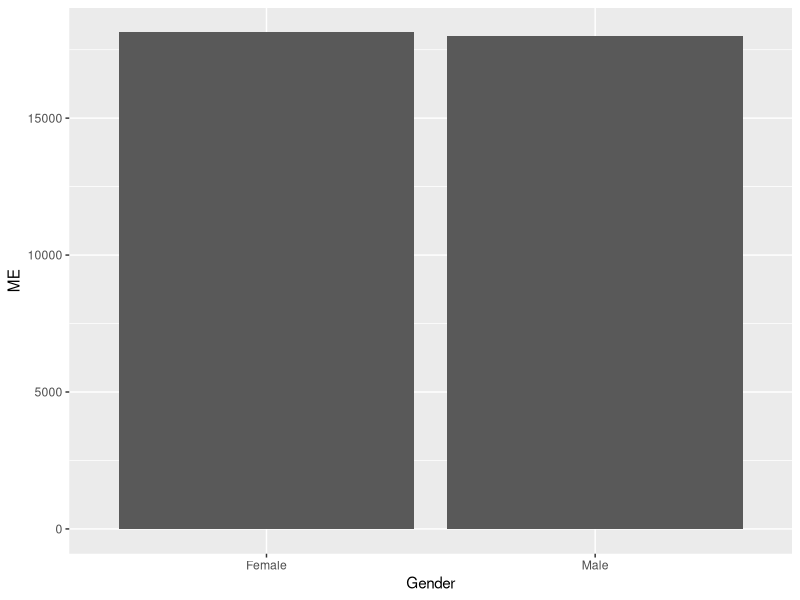
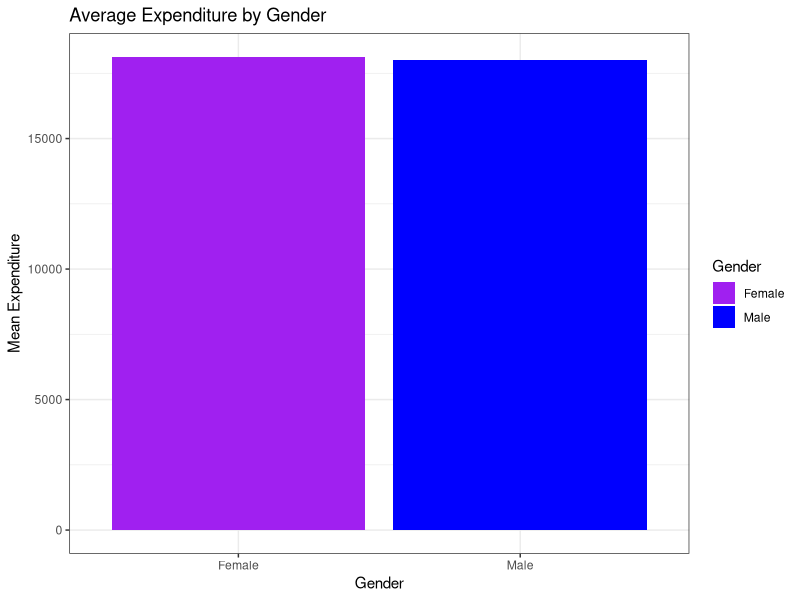
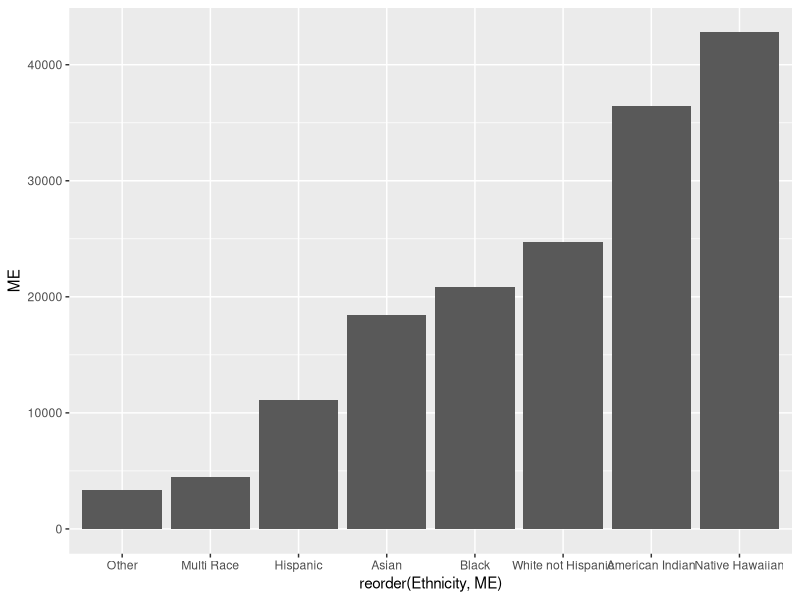
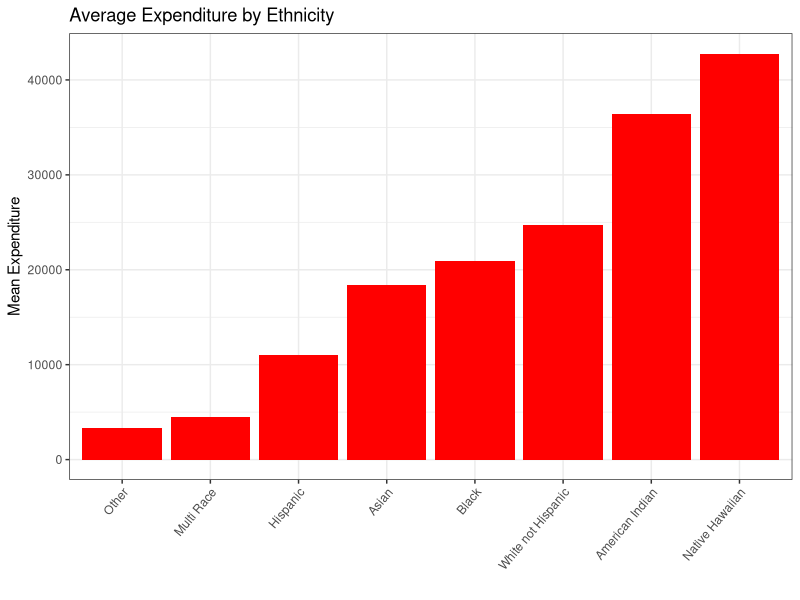
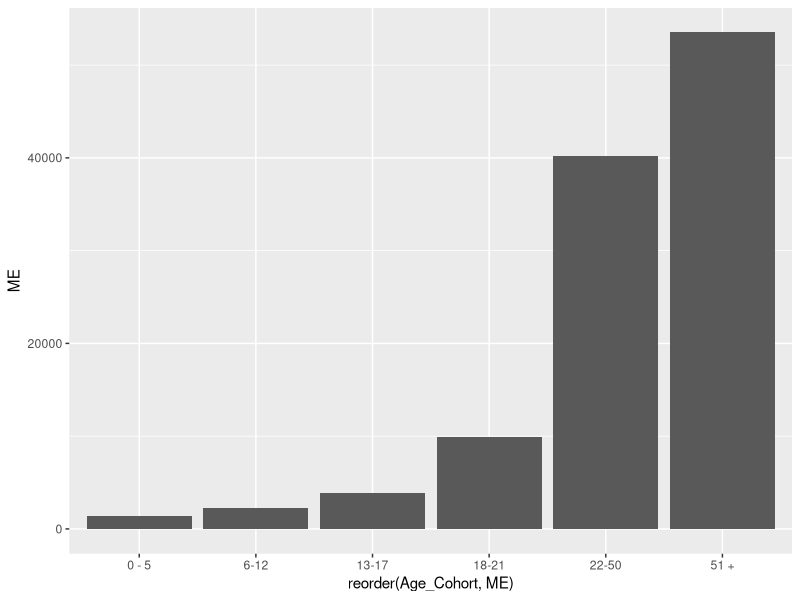
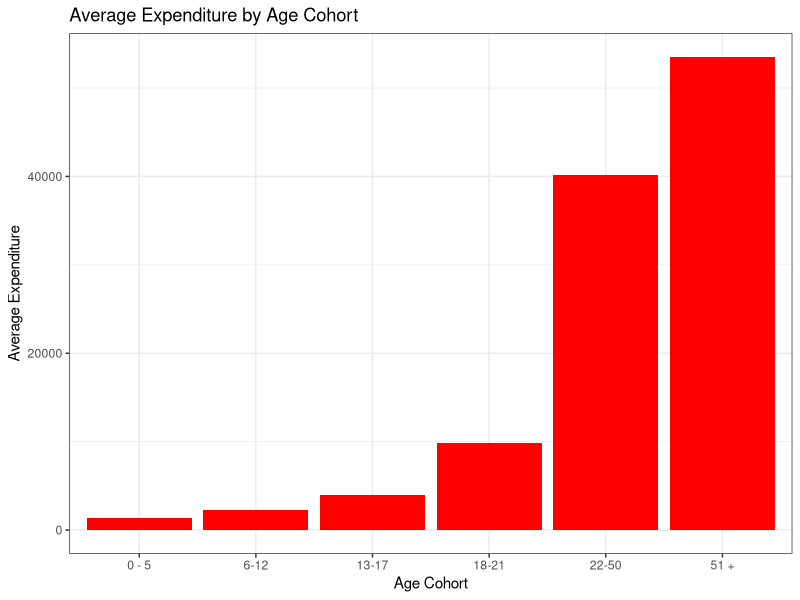
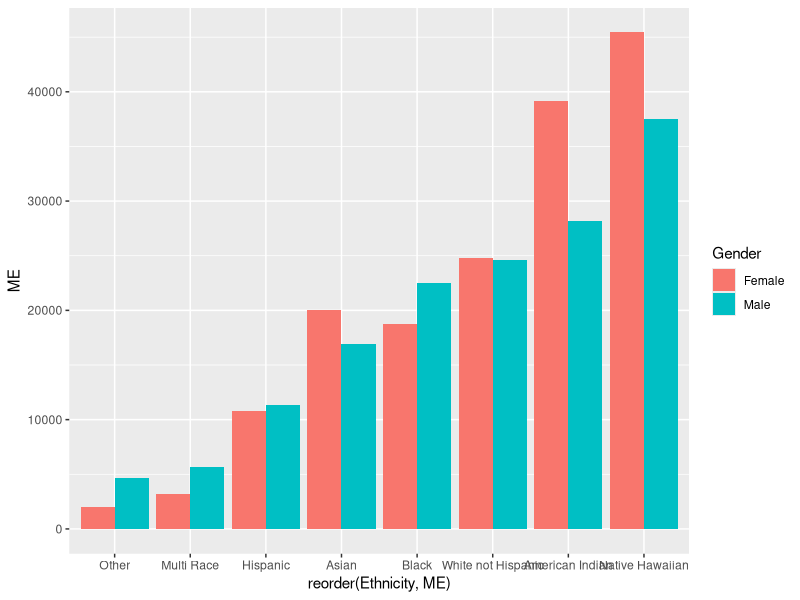
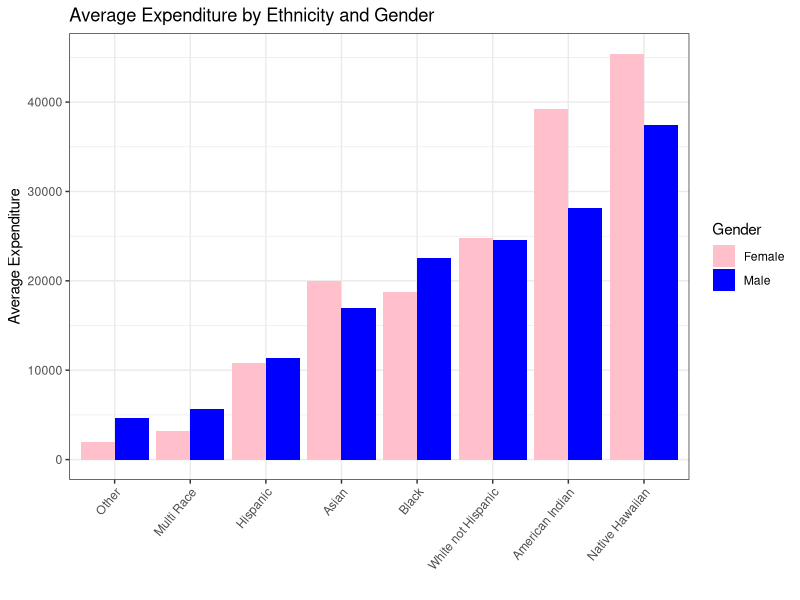

Generate these figures, in order, with R:
# Alan Arnholt
# 9/26/17

library(readxl)
DF <- read_excel("TMP.xlsx")
head(DF)
# Problems with Age_Cohort
table(DF$Age_Cohort)
DF$Age_Cohort <- ifelse(DF$Age_Cohort == "42898", "6-12", DF$Age_Cohort)
table(DF$Age_Cohort)
levels(DF$Age_Cohort) <- c("0 - 5", "6-12", "13-17", "18-21", "22-50", "51 +")
table(DF$Age_Cohort)
library(dplyr)
library(ggplot2)
# Typical expenditure by Gender
DF %>% 
  group_by(Gender) %>% 
  summarize(ME = mean(Expenditures), MDE = median(Expenditures), n= n())
DF %>% 
  group_by(Gender) %>% 
  summarize(ME = mean(Expenditures), MDE = median(Expenditures), n= n()) %>%
  ggplot(aes(x = Gender, y= ME)) + 
  geom_bar(stat = "identity") 
# Tweaked
DF %>% 
  group_by(Gender) %>% 
  summarize(ME = mean(Expenditures), MDE = median(Expenditures), n= n()) %>%
  ggplot(aes(x = Gender, y= ME, fill = Gender)) + 
  geom_bar(stat = "identity") + 
  labs(title = "Average Expenditure by Gender", y = "Mean Expenditure") + 
  theme_bw() + 
  scale_fill_manual(values = c("purple", "blue"))
# Typical expenditure for Hispanics
DF %>% 
  group_by(Ethnicity) %>% 
  summarize(ME = mean(Expenditures), MDE = median(Expenditures), n= n())
DF %>% 
  group_by(Ethnicity) %>% 
  summarize(ME = mean(Expenditures), MDE = median(Expenditures), n= n()) %>%  
  ggplot(aes(x = reorder(Ethnicity, ME), y = ME)) +
  geom_bar(stat="identity")
# tweaked
DF %>% 
  group_by(Ethnicity) %>% 
  summarize(ME = mean(Expenditures), MDE = median(Expenditures), n= n()) %>%  
  ggplot(aes(x = reorder(Ethnicity, ME), y = ME)) +
  geom_bar(stat="identity", fill = "red") + 
  theme_bw() + 
  theme(axis.text.x = element_text(angle = 50, hjust = 1)) + 
  labs(x = "", y = "Mean Expenditure", title = "Average Expenditure by Ethnicity")

# Typical expenditure for 22-50 yo
DF %>% 
  group_by(Age_Cohort) %>% 
  summarize(ME = mean(Expenditures), MDE = median(Expenditures), n= n())
#
DF %>% 
  group_by(Age_Cohort) %>% 
  summarize(ME = mean(Expenditures), MDE = median(Expenditures), n= n()) %>% 
  ggplot(aes(x = reorder(Age_Cohort, ME), y = ME)) + 
           geom_bar(stat = "identity")
# Tweaked
DF %>% 
  group_by(Age_Cohort) %>% 
  summarize(ME = mean(Expenditures), MDE = median(Expenditures), n= n()) %>% 
  ggplot(aes(x = reorder(Age_Cohort, ME), y = ME)) + 
  geom_bar(stat = "identity", fill = "red") + 
  theme_bw() + 
  labs(x = "Age Cohort", y = "Average Expenditure", title = "Average Expenditure by Age Cohort")

# Male white-non-hispanic 
DF %>% 
  group_by(Ethnicity, Gender) %>% 
  summarize(ME = mean(Expenditures), MDE = median(Expenditures), n= n())
#
DF %>% 
  group_by(Ethnicity, Gender) %>% 
  summarize(ME = mean(Expenditures), MDE = median(Expenditures), n= n()) %>%
  ggplot(aes(x = reorder(Ethnicity, ME), y = ME, fill = Gender)) +
           geom_bar(stat = "identity", position = "dodge")
# tweaked
DF %>% 
  group_by(Ethnicity, Gender) %>% 
  summarize(ME = mean(Expenditures), MDE = median(Expenditures), n= n()) %>%
  ggplot(aes(x = reorder(Ethnicity, ME), y = ME, fill = Gender)) +
  geom_bar(stat = "identity", position = "dodge") +
  theme_bw() +
  theme(axis.text.x = element_text(angle = 50, hjust = 1)) + 
  labs(x = "", y = "Average Expenditure", title = "Average Expenditure by Ethnicity and Gender") + 
  scale_fill_manual(values = c("pink", "blue"))
  
  

# Asian 22-50 yo
DF %>% 
  group_by(Ethnicity, Age_Cohort) %>% 
  summarize(ME = mean(Expenditures), MDE = median(Expenditures), n= n())
#
DF %>% 
  group_by(Ethnicity, Age_Cohort) %>% 
  summarize(ME = mean(Expenditures), MDE = median(Expenditures), n= n()) %>% 
  ggplot(aes(x = reorder(Ethnicity, ME), y = ME, fill = Age_Cohort)) +
  geom_bar(stat = "identity", position = "dodge")
# Last graph is too crowded
DF %>% 
  group_by(Ethnicity, Age_Cohort) %>% 
  summarize(ME = mean(Expenditures), MDE = median(Expenditures), n= n()) %>% 
  ggplot(aes(x = reorder(Age_Cohort, ME), y = ME, fill = Age_Cohort)) +
  geom_bar(stat = "identity") + 
  facet_grid(.~Ethnicity) + 
  theme_bw()
#### Just consider White and Hispanic
DF %>%
  filter(Ethnicity %in% c("Hispanic", "White not Hispanic")) %>% 
  group_by(Ethnicity) %>% 
  summarize(ME = mean(Expenditures), n = n())
#### Consider Bivariate analysis of Age Cohort now
DF %>%
  filter(Ethnicity %in% c("Hispanic", "White not Hispanic")) %>% 
  group_by(Age_Cohort, Ethnicity) %>% 
  summarize(ME = mean(Expenditures), n = n())
# Graph now with tweaks
DF %>%
  filter(Ethnicity %in% c("Hispanic", "White not Hispanic")) %>% 
  group_by(Age_Cohort, Ethnicity) %>% 
  summarize(ME = mean(Expenditures), n = n()) %>%
  ggplot(aes(x = reorder(Age_Cohort, ME), y = ME, fill = Ethnicity)) + 
  geom_bar(stat = "identity", position = "dodge") + 
  theme_bw() + 
  labs(x = "Age Cohort", y = "Average Expenditure", 
       title = "Average Expenditures by Age Cohort and Ethnicity") + 
  scale_fill_manual(values = c("chocolate", "peachpuff"))
## Some Explanation
DF %>%
  filter(Ethnicity %in% c("Hispanic", "White not Hispanic")) %>% 
  group_by(Age_Cohort, Ethnicity) %>% 
  summarize(ME = mean(Expenditures), n = n())
##
DF %>%
  filter(Ethnicity %in% c("Hispanic", "White not Hispanic")) %>% 
  group_by(Age_Cohort, Ethnicity) %>% 
  summarize(ME = mean(Expenditures), n = n()) %>%
  ggplot(aes(x = reorder(Age_Cohort, ME), y = n, fill = Ethnicity)) + 
  geom_bar(stat = "identity", position = "dodge") + 
  theme_bw() + 
  scale_fill_manual(values = c("chocolate", "peachpuff")) + 
  labs(x = "Age Cohort", y = "Number in Group", title = "Consumers by Ethnicity and Age Cohort")
